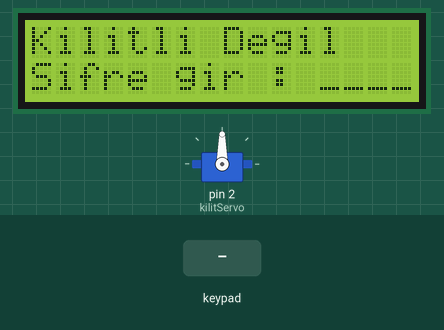
This sketch was run on a simulated Arduino Uno, built with avr-gcc and run on an emulated ATmega328P. On the bench: 16×2 character LCD, servo. The inputs (shaded band) are chosen by the test bench.

Above: at 1.2 s.
1.3 s: keypad keys 1 3 1 2 1 1 1 0 pressed 0.4 s apart
At 4.0 s:
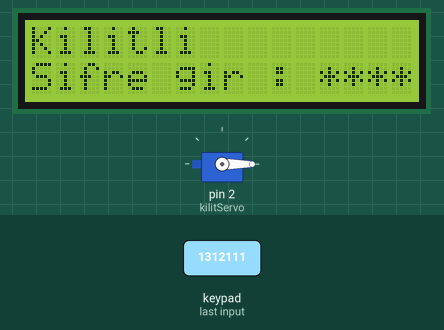
At 5.6 s:
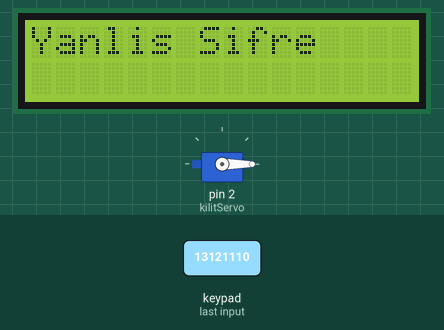
6.0 s: key '1' pressed
9.0 s: key '2' pressed
At 11.6 s:
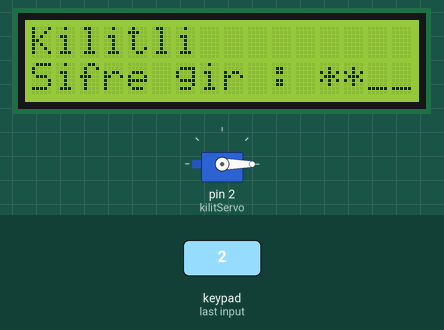
Timing chart, 0 to 13.1 s (numbered marks = the images above; inputs shaded):
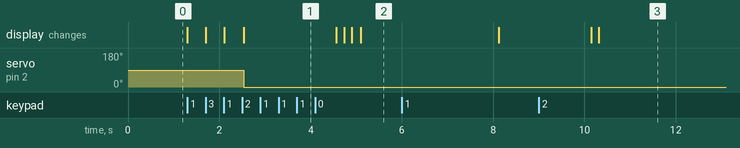

The sketch:

sifreli_kasa_sistemi1.ino
```cpp
#include <LiquidCrystal_I2C.h>
#include <Keypad.h>
#include <Wire.h>
#include <Servo.h>

#define SERVO_PIN 2
#define SERVO_LOCK_POS 0
#define SERVO_UNLOCK_POS 90
Servo kilitServo;

const byte rows = 4;
const byte cols = 4;

LiquidCrystal_I2C lcd(0x27, 16, 2);

byte rowpin[rows] = {13,12,11,10};
byte colpin[cols] = {9,8,7,6};
char keys[rows][cols] = {
  {'1', '2', '3', 'A'},
  {'4', '5', '6', 'B'},
  {'7', '8', '9', 'C'},
  {'*', '0', '#', 'D'}
};

Keypad keypad = Keypad(makeKeymap(keys), rowpin, colpin, rows, cols);

boolean sifreVar = false;
String result = "";
String deneme = "";


void setup()
{
  Serial.begin(9600);
  lcd.init();
  lcd.backlight();
  kilitServo.attach(2);
}

void loop()
{

  if(sifreVar == false){
    kilitServo.write(90);
    lcd.setCursor(0,0);
    lcd.print("Kilitli Degil");
    lcd.setCursor(0,1);
    lcd.print("Sifre gir :");
    lcd.setCursor(12,1);
    lcd.print("____");
    while(result.length() < 4){
      char key = keypad.getKey();
      if(key != NO_KEY && key != '*'){
        result = result + key;
        lcd.setCursor(11 + result.length(), 1);
        lcd.print("*");
      }
    }
    sifreVar = true;
  }
  if(sifreVar == true){
    kilitServo.write(0);
    lcd.clear();
    lcd.setCursor(0,0);
    lcd.print("Kilitli");
    lcd.setCursor(0,1);
    lcd.print("Sifre gir :");
    lcd.setCursor(12,1);
    lcd.print("****");
    delay(2000);
    lcd.setCursor(12,1);
    lcd.print("____");
    while(deneme.length() < 4){
      char key = keypad.getKey();
      if(key != NO_KEY && key != '*'){
        deneme = deneme + key;
        lcd.setCursor(11 + deneme.length(), 1);
        lcd.print("*");
      }
    }
    lcd.setCursor(12,1);
    lcd.print("****");
     if(result == deneme){
    	sifreVar = false;
        result = "";
        deneme = "";
       	lcd.setCursor(12,1);
    	lcd.print("____");
  	}
    else{

      	lcd.clear();
      	lcd.setCursor(0,0);
      	lcd.print("Yanlis Sifre");
      	deneme = "";
      	delay(3000);
       	sifreVar = true;
    }

  }


}
```

Measured:
- after the input at 1.3 s, servo on pin 2 (kilitServo): 90° → 0° after 1.2 s; the display: first changes at once (image 1 shows a later state)
- after the input at 9.0 s, the display: first differs from a run without the input after 1.3 s (image 3)
